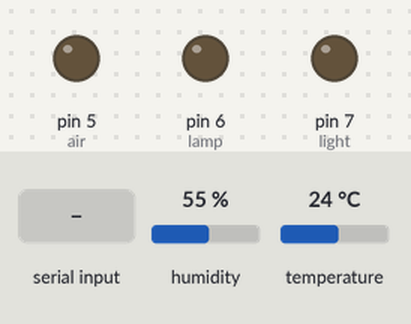
A sketch run on a simulated Arduino Uno, built with avr-gcc and run on an emulated ATmega328P. On the bench: output pins drawn as LEDs (lit = HIGH). The test bench sets the inputs (shaded band); at power-on: humidity 55 %, temperature 24 °C. What the sketch prints to the serial monitor is not drawn.

Above: at 1.2 s.
1.3 s: "0\n" received over Serial
At 2.7 s:
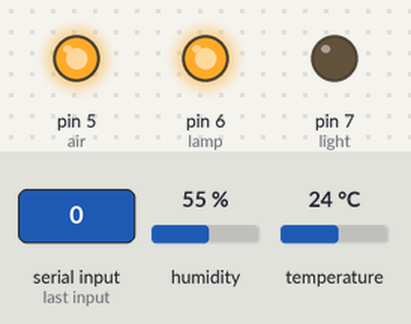
3.0 s: "1\n" received over Serial
At 4.3 s:
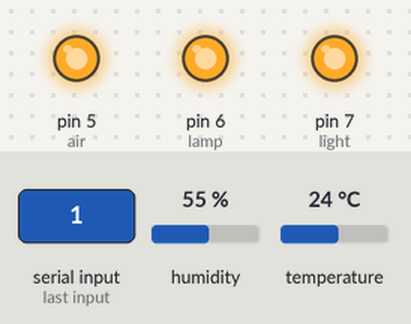
Timing chart, 0 to 6.0 s (numbered marks = the images above; inputs shaded):
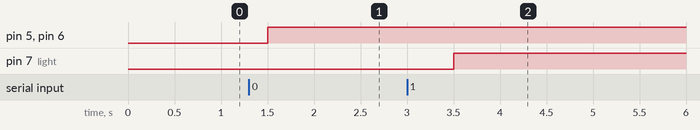

Measured:
- after the input at 1.3 s, pin 5 (air), pin 6 (lamp): LOW → HIGH after 0.20 s
- after the input at 3.0 s, pin 7 (light): LOW → HIGH after 0.50 s

The sketch:

bedroom.ino
```cpp
#include <SimpleDHT.h>
#define pinDHT11 12
SimpleDHT11 dht11;

byte temp=0;
byte hum=0;

#define light 7
#define lamp 6
#define air 5

int count=0;
String income="";

void setup() {
  // put your setup code here, to run once:
  Serial.begin(9600);

  pinMode(light, OUTPUT);
  pinMode(lamp, OUTPUT);
  pinMode(air, OUTPUT);
  digitalWrite(light, LOW);
  digitalWrite(lamp, LOW);
  digitalWrite(air, LOW);
}

void loop() {
  // put your main code here, to run repeatedly:

  if(count==10) {
    dht11.read(pinDHT11, &temp, &hum, NULL);
    Serial.print("D*"+String(temp)+'*'+String(hum)+'*'+'\n'); //send temperature to clientPython
    count=0;
  }
  count++;

  if (Serial.available() > 0) {
    income = Serial.readStringUntil('\n');//"011\n"
    if(income[0] == '0')
      digitalWrite(light, LOW);
    else
      digitalWrite(light, HIGH);

    if(income[1] == '0')
      digitalWrite(lamp, LOW);
    else
      digitalWrite(lamp, HIGH);

    if(income[2] == '0')
      digitalWrite(air, LOW);
    else
      digitalWrite(air, HIGH);
  }
  delay(500);//ms
}
```
